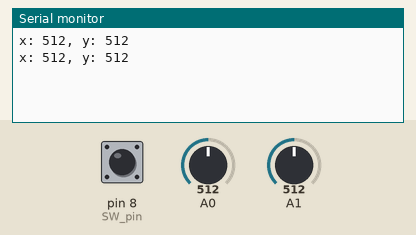
The sketch below on a simulated Arduino Uno, built with avr-gcc and run on an emulated ATmega328P. Parts: the last lines printed to the serial monitor. The test bench sets the inputs (shaded band); at power-on: A0 = 512, A1 = 512, pin 8 (SW_pin) HIGH.

Above: at 2.3 s.
2.4 s: A0 set to 787
At 4.2 s:
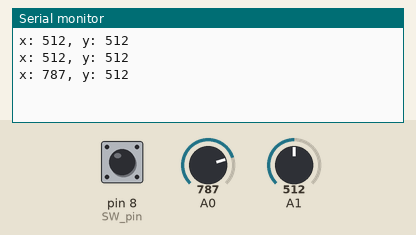
4.5 s: A0 set to 817
At 4.8 s:
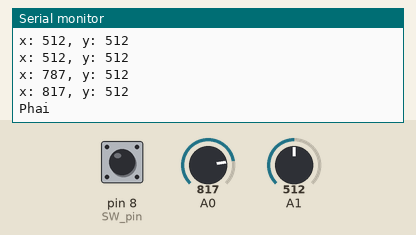
7.5 s: A1 set to 787
At 8.4 s:
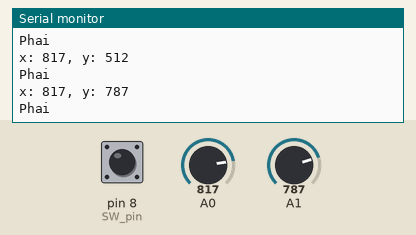
9.6 s: A1 set to 814
At 10.9 s:
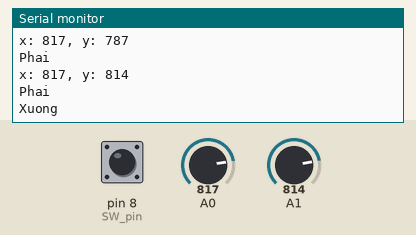
Timing chart, 0 to 12.6 s (numbered marks = the images above; inputs shaded):
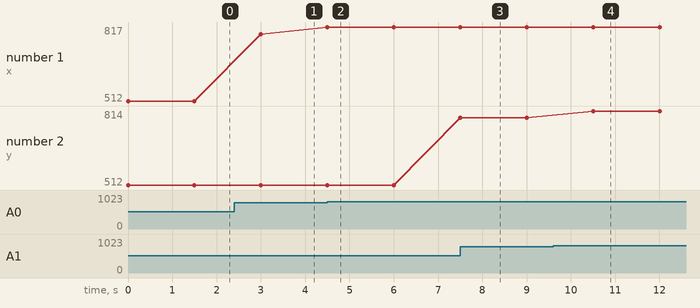

The sketch:

Master.ino
```cpp
// Master
#include <SoftwareSerial.h>
SoftwareSerial BTSerial(10,11);
// sensor
int vrx, vry;

int SW_pin = 8; // Nút nhấn trên joystick
//
void setup() {
  pinMode(SW_pin, INPUT_PULLUP);
  BTSerial.begin(38400);
  Serial.begin(9600);
}

void loop() {
  vrx = analogRead(A0);
  vry = analogRead(A1);
  Serial.print("x: ");
  Serial.print(vrx);
  Serial.print(", y: ");
  Serial.print(vry);
  Serial.println();

  // Đọc giá trị từ nút nhấn trên joystick
  int SW_value = digitalRead(SW_pin);

  if (vrx <= 200) {
  Serial.print("Trai\n");
    // Gạt trái => Thuận chiều
    BTSerial.write('0');
  } else if (vrx >= 800) {
  Serial.print("Phai\n");
    // Gạt phải => ngược chiều
    BTSerial.write('1');
  }
  if (vry <= 200) {
  Serial.print("Len\n");
    // Gạt lên: Nhanh dần
    BTSerial.write('2');
  } else if (vry >= 800) {
  Serial.print("Xuong\n");
    // Gạt Xuống : chậm dần
    BTSerial.write('3');
  }

  if (SW_value == LOW) {
    Serial.println("Nhan nut");
    BTSerial.write('4');
  }

  delay(1500);
}
```

Measured:
- the behaviour switches between 799 and 800 on A0 (found by bisection; images 1 and 2)
- the behaviour switches between 799 and 800 on A1 (found by bisection; images 3 and 4)
- after the input at 2.4 s, the serial monitor: prints a new line after 0.60 s (image 1)
- after the input at 4.5 s, the serial monitor: prints a new line at once (image 2)
- after the input at 7.5 s, the serial monitor: prints a new line at once (image 3)
- after the input at 9.6 s, the serial monitor: prints a new line after 0.91 s (image 4)
- plotted number 1: 512 → 787 after the input at 2.4 s, 787 → 817 after the input at 4.5 s
- plotted number 2: 512 → 787 after the input at 7.5 s, 787 → 814 after the input at 9.6 s
